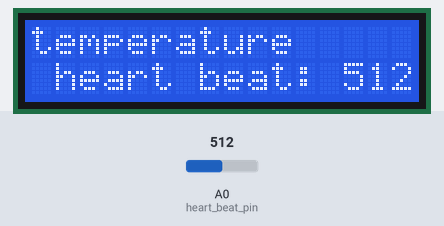
Simulated run of this sketch. Board: ESP8266 (NodeMCU). Shown: 16×2 character LCD. The test bench sets the inputs (shaded band); at power-on: A0 (heart_beat_pin) = 512. What the sketch prints to the serial monitor is not drawn.

Above: at 3.2 s.
3.3 s: A0 (heart_beat_pin) set to 716
At 4.5 s:
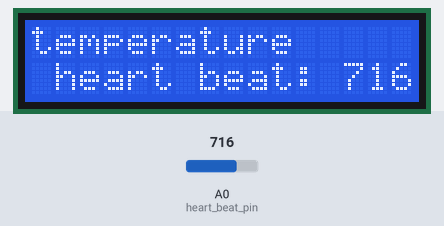
4.8 s: A0 (heart_beat_pin) set to 900
At 6.1 s:
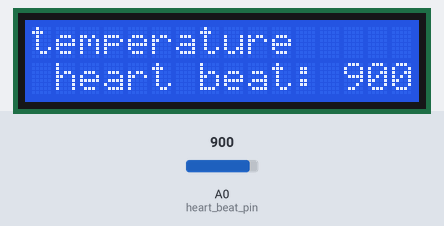
6.4 s: A0 (heart_beat_pin) set to 1023
At 7.9 s:
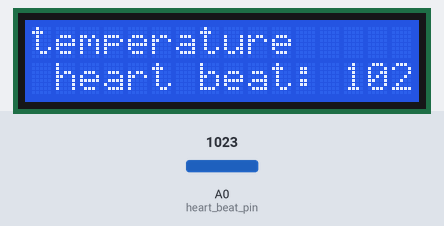
Timing chart, 0 to 9.4 s (numbered marks = the images above; inputs shaded):
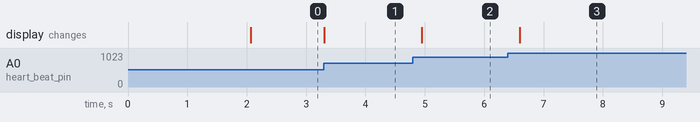

The sketch:

03_heartbeat_monitoring.ino
```cpp
#include <LiquidCrystal.h>
int heart_beat,heart_beat_pin=A0 ;
const int rs = D0, en = D1, d4 = D2, d5 = D3, d6 = D4, d7 = D5;
LiquidCrystal lcd(rs, en, d4, d5, d6, d7);
void setup() {
 pinMode(heart_beat_pin,INPUT);
lcd.clear();
  lcd.begin(16, 2);
  Serial.begin(9600);
lcd.print("HEART BEAT SENSOR");
Serial.print("in the set up");
delay(2000);
}

void loop() {
heartbeatdata();
lcd.clear();
Serial.print("running........");
lcd.setCursor(0,0);
lcd.print("temperature");
lcd.setCursor(1,1);
lcd.print("heart beat: ");
lcd.print(heart_beat);
delay(200);
}

void heartbeatdata(){
 heart_beat=analogRead(heart_beat_pin);

}
```

Measured:
- after the input at 3.3 s, the display: changes at once (image 1)
- after the input at 4.8 s, the display: changes after 0.15 s (image 2)
- after the input at 6.4 s, the display: changes after 0.20 s (image 3)
